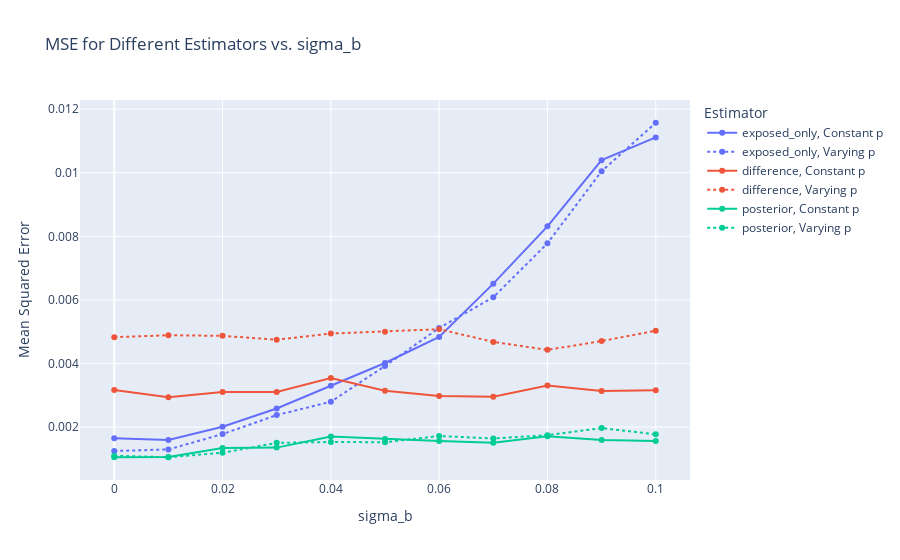

This figure's notebook cell:
### Code cell
import plotly.express as px

# Create the plot using Plotly
fig = px.line(
    pd.concat(
        [
            df_const_p.assign(LineStyle="Constant p"),
            df_vary_p.assign(LineStyle="Varying p"),
        ]
    ),
    x="sigma_b",
    y="mse",
    color="estimator",
    line_dash="LineStyle",
    markers=True,
    title="MSE for Different Estimators vs. sigma_b",
    labels={"sigma_b": "sigma_b", "mse": "Mean Squared Error"},
)

# Update the legend to remove linestyle
fig.update_layout(legend_title_text="Estimator")

fig.show()

### Figure 1 — Plotly figure (JSON) as saved in the notebook; plotly's stock layout.template omitted (floating-point values rounded to 4 significant figures)
{"data": [{"hovertemplate": "estimator=exposed_only<br>LineStyle=Constant p<br>sigma_b=%{x}<br>Mean Squared Error=%{y}<extra></extra>", "legendgroup": "exposed_only, Constant p", "line": {"color": "#636efa", "dash": "solid"}, "marker": {"symbol": "circle"}, "mode": "lines+markers", "name": "exposed_only, Constant p", "orientation": "v", "showlegend": true, "type": "scatter", "x": [0.0, 0.01, 0.02, 0.03, 0.04, 0.05, 0.06, 0.07, 0.08, 0.09, 0.1], "xaxis": "x", "y": [0.001652, 0.001591, 0.002013, 0.002587, 0.0033, 0.004017, 0.004834, 0.006512, 0.008314, 0.0104, 0.01111], "yaxis": "y"}, {"hovertemplate": "estimator=exposed_only<br>LineStyle=Varying p<br>sigma_b=%{x}<br>Mean Squared Error=%{y}<extra></extra>", "legendgroup": "exposed_only, Varying p", "line": {"color": "#636efa", "dash": "dot"}, "marker": {"symbol": "circle"}, "mode": "lines+markers", "name": "exposed_only, Varying p", "orientation": "v", "showlegend": true, "type": "scatter", "x": [0.0, 0.01, 0.02, 0.03, 0.04, 0.05, 0.06, 0.07, 0.08, 0.09, 0.1], "xaxis": "x", "y": [0.001248, 0.001297, 0.00178, 0.002378, 0.002797, 0.003923, 0.005119, 0.006084, 0.00778, 0.01005, 0.01157], "yaxis": "y"}, {"hovertemplate": "estimator=difference<br>LineStyle=Constant p<br>sigma_b=%{x}<br>Mean Squared Error=%{y}<extra></extra>", "legendgroup": "difference, Constant p", "line": {"color": "#EF553B", "dash": "solid"}, "marker": {"symbol": "circle"}, "mode": "lines+markers", "name": "difference, Constant p", "orientation": "v", "showlegend": true, "type": "scatter", "x": [0.0, 0.01, 0.02, 0.03, 0.04, 0.05, 0.06, 0.07, 0.08, 0.09, 0.1], "xaxis": "x", "y": [0.003168, 0.002942, 0.003105, 0.003107, 0.003547, 0.003142, 0.002975, 0.002958, 0.003307, 0.003134, 0.003159], "yaxis": "y"}, {"hovertemplate": "estimator=difference<br>LineStyle=Varying p<br>sigma_b=%{x}<br>Mean Squared Error=%{y}<extra></extra>", "legendgroup": "difference, Varying p", "line": {"color": "#EF553B", "dash": "dot"}, "marker": {"symbol": "circle"}, "mode": "lines+markers", "name": "difference, Varying p", "orientation": "v", "showlegend": true, "type": "scatter", "x": [0.0, 0.01, 0.02, 0.03, 0.04, 0.05, 0.06, 0.07, 0.08, 0.09, 0.1], "xaxis": "x", "y": [0.004828, 0.004889, 0.004869, 0.004749, 0.004942, 0.004999, 0.005079, 0.00468, 0.004429, 0.004706, 0.005032], "yaxis": "y"}, {"hovertemplate": "estimator=posterior<br>LineStyle=Constant p<br>sigma_b=%{x}<br>Mean Squared Error=%{y}<extra></extra>", "legendgroup": "posterior, Constant p", "line": {"color": "#00cc96", "dash": "solid"}, "marker": {"symbol": "circle"}, "mode": "lines+markers", "name": "posterior, Constant p", "orientation": "v", "showlegend": true, "type": "scatter", "x": [0.0, 0.01, 0.02, 0.03, 0.04, 0.05, 0.06, 0.07, 0.08, 0.09, 0.1], "xaxis": "x", "y": [0.001053, 0.001057, 0.001345, 0.001355, 0.001702, 0.001625, 0.001563, 0.001507, 0.001712, 0.001591, 0.001561], "yaxis": "y"}, {"hovertemplate": "estimator=posterior<br>LineStyle=Varying p<br>sigma_b=%{x}<br>Mean Squared Error=%{y}<extra></extra>", "legendgroup": "posterior, Varying p", "line": {"color": "#00cc96", "dash": "dot"}, "marker": {"symbol": "circle"}, "mode": "lines+markers", "name": "posterior, Varying p", "orientation": "v", "showlegend": true, "type": "scatter", "x": [0.0, 0.01, 0.02, 0.03, 0.04, 0.05, 0.06, 0.07, 0.08, 0.09, 0.1], "xaxis": "x", "y": [0.001099, 0.001052, 0.001193, 0.001505, 0.001531, 0.001525, 0.00172, 0.001642, 0.001746, 0.00197, 0.001771], "yaxis": "y"}], "layout": {"legend": {"title": {"text": "Estimator"}, "tracegroupgap": 0}, "title": {"text": "MSE for Different Estimators vs. sigma_b"}, "xaxis": {"anchor": "y", "domain": [0, 1], "title": {"text": "sigma_b"}}, "yaxis": {"anchor": "x", "domain": [0, 1], "title": {"text": "Mean Squared Error"}}}}
